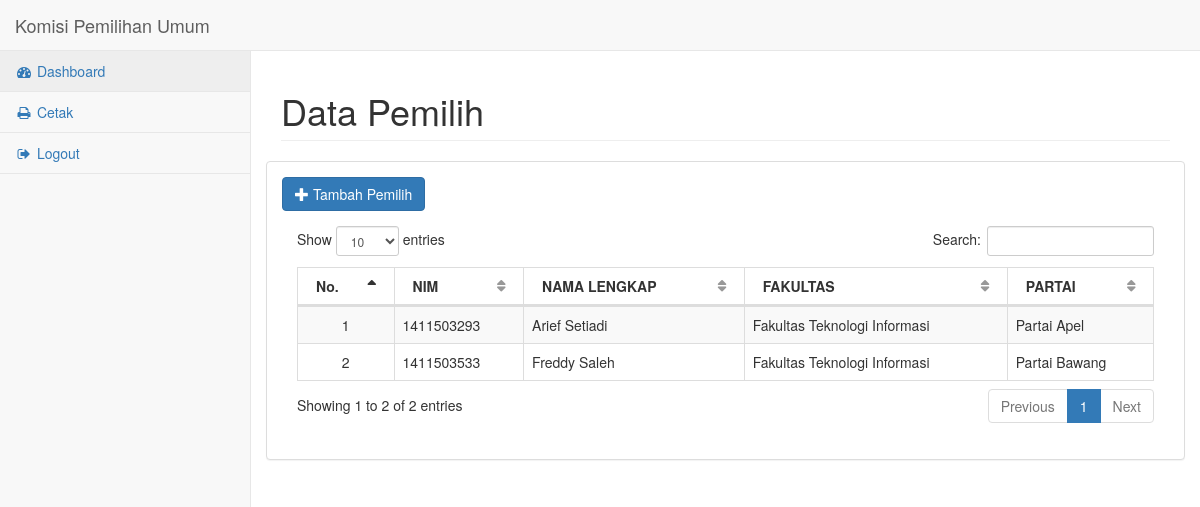
The page /administrator/admin/index.php (signed in) on the database as committed earlier.
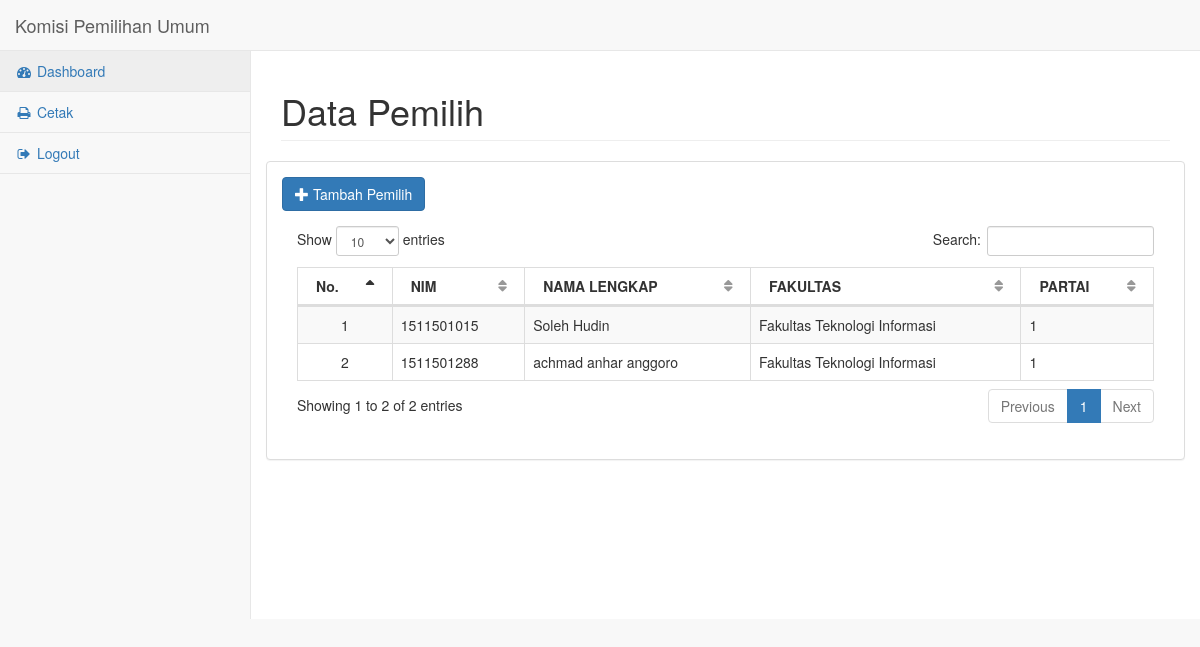
The same page on the database as committed later.
### tables this page shows
CREATE TABLE IF NOT EXISTS `pemilih` (
  `nim` int(10) NOT NULL,
  `nama` varchar(50) NOT NULL,
  `fakultas` varchar(50) NOT NULL,
  `partai` varchar(50) NOT NULL
);

### administrator/admin/index.php (the view, shortened to what this page needs)
<?php
	include 'header.php';
	if (isset($_SESSION['login_user'])) {
?>
			<div id="page-wrapper">
				<div class="row">
					<div class="col-lg-12">
						<h1 class="page-header">Data Pemilih</h1>
					</div>
				</div>
				<div class="row">
					<div class="panel panel-default">
						<div class="panel-body">
							<button data-toggle="modal" data-target="#myModal" class="btn btn-primary"><span class="glyphicon glyphicon-plus"></span> Tambah Pemilih</button>
							<div class="timeline-panel">
								<div class="timeline-heading">
									<div class="panel-body">
										<table width="100%" class="table table-striped table-bordered table-hover" id="dataTables-example">
											<thead>
												<tr>
													<th>No.</th>
													<th>NIM</th>
													<th>NAMA LENGKAP</th>
													<th>FAKULTAS</th>
													<th>PARTAI</th>
												</tr>
											</thead>
											<tbody>
												<?php
													$no = 1;
													$query = mysql_query('SELECT * FROM pemilih');
													while ($row = mysql_fetch_array($query)) {
												?>
												<tr>
													<td align="center"><?php echo $no++; ?></td>
													<td><?php echo $row['nim']; ?></td>
													<td><?php echo $row['nama']; ?></td>
													<td><?php echo $row['fakultas']; ?></td>
													<td><?php echo $row['partai'];?></td>
												</tr>
												<?php
													}
												?>
											</tbody>
										</table>
									</div>
								</div>
							</div>
						</div>
					</div>
				</div>
	</body>
</html>
<?php
    }
  else {
    header("location: ../index.php");
  }
  ?>

### administrator/admin/header.php (shortened to what this page needs)
<!DOCTYPE html>
<html lang="en">
	<head>
		<link href="vendor/bootstrap/css/bootstrap.min.css" rel="stylesheet">
		<link href="vendor/metisMenu/metisMenu.min.css" rel="stylesheet">
		<link href="vendor/datatables-plugins/dataTables.bootstrap.css" rel="stylesheet">
		<link href="dist/css/sb-admin-2.css" rel="stylesheet">
		<link href="vendor/morrisjs/morris.css" rel="stylesheet">
		<link href="vendor/font-awesome/css/font-awesome.min.css" rel="stylesheet" type="text/css">
		<link href="vendor/jquery/jquery-ui.css" rel="stylesheet">
	</head>
	<body>
		<div id="wrapper">
			<nav class="navbar navbar-default navbar-static-top" role="navigation" style="margin-bottom: 0">
				<div class="navbar-header">
					<a class="navbar-brand" href="index.php">Komisi Pemilihan Umum</a>
				</div>
				<div class="navbar-default sidebar" role="navigation">
					<div class="sidebar-nav navbar-collapse">
						<ul class="nav" id="side-menu">
							<li>
								<a href="index.php"><i class="fa fa-dashboard fa-fw"></i> Dashboard</a>
							</li>
							<li>
								<a href="pemilih.php"><i class="fa fa-print fa-fw"></i> Cetak</a>
							</li>
							<li>
								<a href="../logout.php"><i class="fa fa-sign-out fa-fw"></i> Logout</a>
							</li>
						</ul>
					</div>
				</div>
			</nav>

Rows that differ between the two databases and show on the page:
removed pemilih: nim "1411503293", nama "Arief Setiadi", fakultas "Fakultas Teknologi Informasi", partai "Partai Apel"
removed pemilih: nim "1411503533", nama "Freddy Saleh", fakultas "Fakultas Teknologi Informasi", partai "Partai Bawang"
added pemilih: nim "1511501015", nama "Soleh Hudin", fakultas "Fakultas Teknologi Informasi", partai "1"
added pemilih: nim "1511501288", nama "achmad anhar anggoro", fakultas "Fakultas Teknologi Informasi", partai "1"
